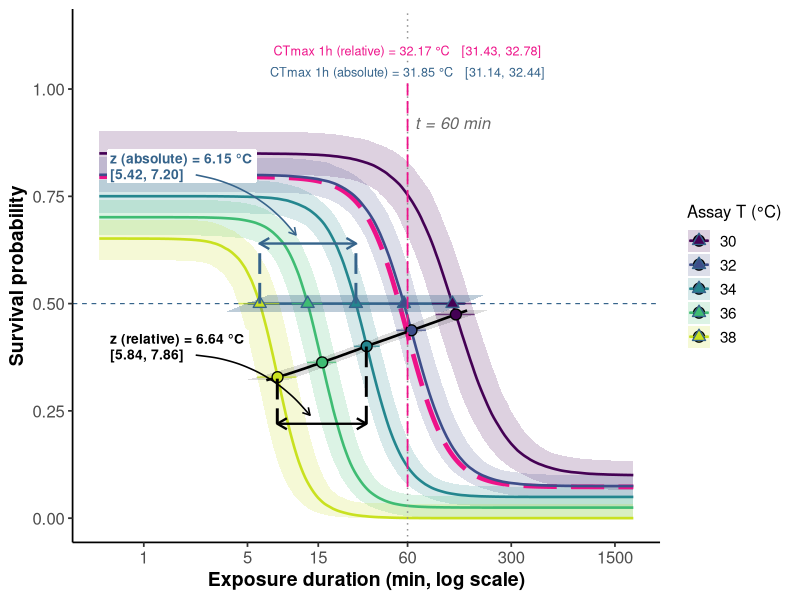

Source code (R):
## ---- chunk 1
library(ggplot2)
library(dplyr)
library(tidyr)
library(scales)

set.seed(20260517)

# ============================================================================
# Idealised joint-4PL parameters for the teaching figure. Chosen so the
# curves are biologically expressive but the LT50 (relative midpoint) is
# always well above the lower asymptote.
#
# `up`  varies with T: 0.85 at the cold end → 0.65 at the hot end.
#       Kept ≥ 0.65 throughout so the per-curve midpoint never drops
#       below ~0.35 — keeps LT50 above the lower asymptote even at the
#       hottest assay.
# `low` constant at 0.05 (background mortality with all individuals
#       eventually dying).
# `k`   varies with T: 6 at cold end → 10 at hot end (curves get sharper
#       as it gets hotter, a common biological pattern).
# `mid` linear in T with slope −0.15 → relative z = 6.67 °C.
# ============================================================================
T_bar    <- 34
ell_0    <- 0.05    # low at T_bar
ell_beta1 <- -0.0125  # low slope per °C → 0.10 at T=30, 0.00 at T=38
u_0      <- 0.75    # up at T_bar
u_beta1  <- -0.025  # up changes -0.025 per °C → 0.85 at T=30, 0.65 at T=38
k_0      <- 8       # k at T_bar
k_beta1  <- 0.5     # k changes +0.5 per °C → 6 at T=30, 10 at T=38
beta0    <- 1.5     # mid at T_bar (log10 minutes)
beta1    <- -0.15   # mid slope per °C → relative z = 6.67

z_true       <- -1 / beta1                                # 6.667 °C
log10_t_ref  <- log10(60)                                 # 1.778
CTmax_1h_rel <- T_bar + (log10_t_ref - beta0) / beta1     # 32.18 °C

temperatures <- c(30, 32, 34, 36, 38)

# ============================================================================
# Fake posterior draws — multivariate normal around the central parameter
# values, with SDs picked so the resulting uncertainty bands look like the
# Bayesian posterior of a comfortable fit. Used for illustration only.
# ============================================================================
ndraws <- 1000
post <- tibble(
  ell0_d    = pmin(pmax(rnorm(ndraws, ell_0,    0.012), 0.001), 0.49),
  eb1_d     = rnorm(ndraws, ell_beta1, 0.003),
  u0_d      = pmin(pmax(rnorm(ndraws, u_0,   0.020), 0.51 ), 0.999),
  ub1_d     = rnorm(ndraws, u_beta1, 0.004),
  k0_d      = exp(rnorm(ndraws, log(k_0), 0.045)),
  kb1_d     = rnorm(ndraws, k_beta1, 0.08),
  beta0_d   = rnorm(ndraws, beta0,   0.045),
  beta1_d   = rnorm(ndraws, beta1,   0.012)
)

# Vectorised helpers — every 4PL sub-parameter is now T-varying.
low_at <- function(T) pmax(post$ell0_d + post$eb1_d  * (T - T_bar), 0)
up_at  <- function(T) post$u0_d   + post$ub1_d  * (T - T_bar)
k_at   <- function(T) post$k0_d   + post$kb1_d  * (T - T_bar)
mid_at <- function(T) post$beta0_d + post$beta1_d * (T - T_bar)

# ============================================================================
# Dose-response curves: posterior median + 95% CrI ribbon for each T.
# ============================================================================
log10_t_grid <- seq(-0.3, 3.3, length.out = 250)
curve_post <- expand_grid(temp = temperatures, log10_t = log10_t_grid) |>
  mutate(.row = row_number()) |>
  group_by(.row) |>
  group_modify(~ {
    low_d <- low_at(.x$temp)
    up_d  <- up_at(.x$temp)
    k_d   <- k_at(.x$temp)
    mid_d <- mid_at(.x$temp)
    p_d   <- low_d + (up_d - low_d) / (1 + exp(k_d * (.x$log10_t - mid_d)))
    tibble(p_med = median(p_d),
           p_lo  = quantile(p_d, 0.025, names = FALSE),
           p_hi  = quantile(p_d, 0.975, names = FALSE))
  }) |>
  ungroup() |>
  bind_cols(expand_grid(temp = temperatures, log10_t = log10_t_grid))

# Inflection points at p = (up + low)/2, x = mid(T) — relative t50.
inflections <- tibble(temp = temperatures) |>
  rowwise() |>
  mutate(
    log10_t50_med = median(mid_at(temp)),
    log10_t50_lo  = quantile(mid_at(temp), 0.025, names = FALSE),
    log10_t50_hi  = quantile(mid_at(temp), 0.975, names = FALSE),
    p_inf_med     = median((up_at(temp) + low_at(temp)) / 2),
    p_inf_lo      = quantile((up_at(temp) + low_at(temp)) / 2, 0.025, names = FALSE),
    p_inf_hi      = quantile((up_at(temp) + low_at(temp)) / 2, 0.975, names = FALSE)
  ) |>
  ungroup()

# Absolute t50: where each curve crosses p = 0.5.
#   p = low + (up - low) / (1 + exp(k*(log10_t - mid))) = 0.5
#   → log10_t_abs = mid + (1/k) * log((up - 0.5) / (0.5 - low))
abs_t50_at <- function(T) {
  low_d <- low_at(T)
  up_d  <- up_at(T)
  k_d   <- k_at(T)
  mid_d <- mid_at(T)
  # Guard against numerical edge cases when low ≈ 0.5: clip the
  # denominator from below at 1e-3 (won't trigger here).
  mid_d + (1 / k_d) * log((up_d - 0.5) / pmax(0.5 - low_d, 1e-3))
}
abs_crossings <- tibble(temp = temperatures) |>
  rowwise() |>
  mutate(
    log10_t50_abs_med = median(abs_t50_at(temp)),
    log10_t50_abs_lo  = quantile(abs_t50_at(temp), 0.025, names = FALSE),
    log10_t50_abs_hi  = quantile(abs_t50_at(temp), 0.975, names = FALSE)
  ) |>
  ungroup()

# ============================================================================
# Fitted midpoint trajectory ("secondary slope") — the line in (log10_t, p)
# space that runs through the per-T inflection points, with 95% CrI ribbon
# from the joint posterior.
#
# The line's HORIZONTAL spacing per °C gives relative z directly; the
# vertical drift reflects up(T) shrinking with temperature.
# ============================================================================
temp_grid_line <- seq(min(temperatures) - 0.5, max(temperatures) + 0.5,
                      length.out = 200)
mid_traj <- tibble(temp = temp_grid_line) |>
  rowwise() |>
  mutate(
    log10_t50_med = median(mid_at(temp)),
    log10_t50_lo  = quantile(mid_at(temp), 0.025, names = FALSE),
    log10_t50_hi  = quantile(mid_at(temp), 0.975, names = FALSE),
    p_inf_med     = median((up_at(temp) + low_at(temp)) / 2)
  ) |>
  ungroup()

# Polygon for the CrI ribbon around the trajectory in (log10_t, p) space.
mid_ribbon <- bind_rows(
  mid_traj |> transmute(log10_t = log10_t50_lo, p = p_inf_med),
  mid_traj |> arrange(desc(temp)) |>
              transmute(log10_t = log10_t50_hi, p = p_inf_med)
)

# Absolute t50 trajectory at p = 0.5 (the line through the open triangles).
abs_traj <- tibble(temp = temp_grid_line) |>
  rowwise() |>
  mutate(
    log10_t50_abs_med = median(abs_t50_at(temp)),
    log10_t50_abs_lo  = quantile(abs_t50_at(temp), 0.025, names = FALSE),
    log10_t50_abs_hi  = quantile(abs_t50_at(temp), 0.975, names = FALSE)
  ) |>
  ungroup()
# Visual hack: the absolute trajectory lives at the single horizontal line
# p = 0.5, so a polygon built strictly at p = 0.5 has zero vertical
# extent and never renders. We pad the polygon with a small ± half-height
# (0.02 in probability units) so it shows as a thin band around the
# absolute line. The horizontal width at each T is the true posterior CrI
# on log10_t50_abs at that T.
abs_ribbon_halfheight <- 0.02
abs_ribbon <- bind_rows(
  abs_traj |> transmute(log10_t = log10_t50_abs_lo,
                        p       = 0.5 - abs_ribbon_halfheight),
  abs_traj |> arrange(desc(temp)) |>
              transmute(log10_t = log10_t50_abs_hi,
                        p       = 0.5 + abs_ribbon_halfheight)
)

# CTmax_1h_rel posterior (where mid(T) = log10(60)).
ctmax_post <- T_bar + (log10_t_ref - post$beta0_d) / post$beta1_d
ctmax_med  <- median(ctmax_post)
ctmax_lo   <- quantile(ctmax_post, 0.025, names = FALSE)
ctmax_hi   <- quantile(ctmax_post, 0.975, names = FALSE)

# CTmax_1h_abs posterior: solve abs_t50_at(T) = log10(60) for T per draw.
# Closed form via linear approximation around the design grid is messy;
# numerically solve per draw using uniroot on a wide T grid is overkill
# for a synthetic posterior. Approximate by fitting a per-draw OLS line
# to (T_grid, abs_t50) and inverting — this is exactly what the truth
# function does in the real simulation driver.
T_grid_inv <- temperatures
abs_per_draw <- vapply(seq_len(ndraws), function(i) {
  abs_vals <- sapply(T_grid_inv, function(T) {
    mid_i <- post$beta0_d[i] + post$beta1_d[i] * (T - T_bar)
    up_i  <- post$u0_d[i]    + post$ub1_d[i]   * (T - T_bar)
    k_i   <- post$k0_d[i]    + post$kb1_d[i]   * (T - T_bar)
    low_i <- pmax(post$ell0_d[i] + post$eb1_d[i] * (T - T_bar), 0)
    mid_i + (1 / k_i) * log((up_i - 0.5) / pmax(0.5 - low_i, 1e-3))
  })
  fit <- stats::lm(abs_vals ~ T_grid_inv)
  co  <- stats::coef(fit)
  (log10_t_ref - co[[1]]) / co[[2]]
}, numeric(1))
ctmax_abs_med <- median(abs_per_draw)
ctmax_abs_lo  <- quantile(abs_per_draw, 0.025, names = FALSE)
ctmax_abs_hi  <- quantile(abs_per_draw, 0.975, names = FALSE)

# z relative (from mid slope alone).
z_post <- -1 / post$beta1_d
z_med  <- median(z_post)
z_lo   <- quantile(z_post, 0.025, names = FALSE)
z_hi   <- quantile(z_post, 0.975, names = FALSE)

# z absolute (from the per-draw OLS slope of abs_t50 on T).
z_abs_per_draw <- vapply(seq_len(ndraws), function(i) {
  abs_vals <- sapply(T_grid_inv, function(T) {
    mid_i <- post$beta0_d[i] + post$beta1_d[i] * (T - T_bar)
    up_i  <- post$u0_d[i]    + post$ub1_d[i]   * (T - T_bar)
    k_i   <- post$k0_d[i]    + post$kb1_d[i]   * (T - T_bar)
    low_i <- pmax(post$ell0_d[i] + post$eb1_d[i] * (T - T_bar), 0)
    mid_i + (1 / k_i) * log((up_i - 0.5) / pmax(0.5 - low_i, 1e-3))
  })
  fit <- stats::lm(abs_vals ~ T_grid_inv)
  -1 / stats::coef(fit)[[2]]
}, numeric(1))
z_abs_med <- median(z_abs_per_draw)
z_abs_lo  <- quantile(z_abs_per_draw, 0.025, names = FALSE)
z_abs_hi  <- quantile(z_abs_per_draw, 0.975, names = FALSE)

# Ghost dose-response at CTmax_1h_rel (posterior median): by construction
# its inflection sits on the vertical 60-min reference.
ghost_low <- pmax(ell_0 + ell_beta1 * (ctmax_med - T_bar), 0)
ghost_up  <- u_0 + u_beta1 * (ctmax_med - T_bar)
ghost_k   <- k_0 + k_beta1 * (ctmax_med - T_bar)
ghost_mid <- beta0 + beta1 * (ctmax_med - T_bar)
ghost_p <- tibble(log10_t = log10_t_grid) |>
  mutate(p = ghost_low +
            (ghost_up - ghost_low) /
              (1 + exp(ghost_k * (log10_t - ghost_mid))))

# z bracket anchors — span point 3 (T = 34) to point 5 (T = 38). Same
# slope as any other pair (mid(T) is straight), but anchoring on the
# hotter end keeps the brackets in the busier mid–right area of the
# figure rather than crowding the cool plateaus on the left.
T_lo  <- 34; T_hi <- 38
mid_lo <- beta0 + beta1 * (T_lo - T_bar)
mid_hi <- beta0 + beta1 * (T_hi - T_bar)

# Palette: viridis ordered by temperature.
pal <- viridisLite::viridis(length(temperatures), end = 0.92)

theme_proj <- theme_classic(base_size = 13) +
  theme(
    legend.position = "right",
    axis.title      = element_text(size = 14, face = "bold"),
    axis.text       = element_text(size = 12),
    legend.title    = element_text(size = 12),
    legend.text     = element_text(size = 11)
  )

# ============================================================================
# Single-panel figure.
# ============================================================================
p <- ggplot() +
  # Posterior 95% CrI ribbons around each dose-response curve.
  geom_ribbon(data = curve_post,
              aes(x = log10_t, ymin = p_lo, ymax = p_hi,
                  fill = factor(temp)),
              alpha = 0.18, colour = NA) +
  # Ghost dose-response curve at CTmax_1h_rel. Made distinct from the
  # T = 32 °C assay curve via heavier weight + long-dash style + a
  # contrasting orange-red hue (away from both viridis purple and a
  # standard "red" that blends with the low-T curve).
  geom_line(data = ghost_p, aes(log10_t, p),
            colour = "deeppink2", linewidth = 1.6, linetype = "longdash") +
  # Posterior median dose-response curves.
  geom_line(data = curve_post,
            aes(log10_t, p_med, colour = factor(temp), group = temp),
            linewidth = 0.9) +
  # Horizontal reference at p = 0.5 (the absolute-LT50 threshold).
  geom_hline(yintercept = 0.5, colour = "steelblue4",
             linetype = "dashed", linewidth = 0.4) +
  # Vertical reference at t = 60 min.
  geom_vline(xintercept = log10_t_ref, colour = "grey55",
             linetype = "dotted") +
  # Relative-t50 trajectory: black line through the inflection points.
  geom_polygon(data = mid_ribbon, aes(log10_t, p),
               fill = "black", alpha = 0.13) +
  geom_line(data = mid_traj,
            aes(log10_t50_med, p_inf_med),
            linewidth = 0.9, colour = "black") +
  # Absolute-t50 trajectory: steel-blue line through the p = 0.5 crossings,
  # with a faint band along the line marking the 95% CrI on log10_t at
  # each temperature. The band is given a small visual height (set above
  # by abs_ribbon_halfheight) so it renders; the horizontal width at any
  # point is the true posterior CrI.
  geom_polygon(data = abs_ribbon, aes(log10_t, p),
               fill = "steelblue4", alpha = 0.32) +
  geom_line(data = abs_traj,
            aes(log10_t50_abs_med, 0.5),
            linewidth = 0.9, colour = "steelblue4") +
  # Inflection-point dots (relative t50): filled circles.
  geom_errorbarh(data = inflections,
                 aes(y = p_inf_med, xmin = log10_t50_lo, xmax = log10_t50_hi,
                     colour = factor(temp)),
                 height = 0, linewidth = 0.5, alpha = 0.7) +
  geom_point(data = inflections,
             aes(x = log10_t50_med, y = p_inf_med, fill = factor(temp)),
             shape = 21, size = 3.2, stroke = 0.7, colour = "black") +
  # p = 0.5 crossings (absolute t50): open triangles, colored by T.
  geom_errorbarh(data = abs_crossings,
                 aes(y = 0.5,
                     xmin = log10_t50_abs_lo, xmax = log10_t50_abs_hi,
                     colour = factor(temp)),
                 height = 0, linewidth = 0.5, alpha = 0.7) +
  geom_point(data = abs_crossings,
             aes(x = log10_t50_abs_med, y = 0.5, fill = factor(temp)),
             shape = 24, size = 2.8, stroke = 0.7, colour = "steelblue4") +
  # ---- Relative-z bracket between two adjacent inflection dots ----------
  # Y-position of the inflection at each anchor T.
  # rel: bracket sits just below the inflections.
  annotate("segment",
           x = mid_lo, xend = mid_lo,
           y = ((u_0 + u_beta1 * (T_lo - T_bar)) +
                pmax(ell_0 + ell_beta1 * (T_lo - T_bar), 0)) / 2,
           yend = 0.22,
           colour = "black", linetype = "longdash", linewidth = 1.0) +
  annotate("segment",
           x = mid_hi, xend = mid_hi,
           y = ((u_0 + u_beta1 * (T_hi - T_bar)) +
                pmax(ell_0 + ell_beta1 * (T_hi - T_bar), 0)) / 2,
           yend = 0.22,
           colour = "black", linetype = "longdash", linewidth = 1.0) +
  annotate("segment",
           x = mid_hi, xend = mid_lo, y = 0.22, yend = 0.22,
           arrow = arrow(ends = "both", length = unit(0.11, "in")),
           colour = "black", linewidth = 0.8) +
  # ---- Absolute-z bracket between two adjacent p=0.5 crossings ----------
  # abs: bracket flipped ABOVE the p=0.5 line — vertical guides from
  # the triangles go UP to a bracket at y = 0.64, keeping the absolute-z
  # apparatus in the upper half of the plot and the relative-z apparatus
  # in the lower half (clean separation).
  annotate("segment",
           x = abs_crossings$log10_t50_abs_med[abs_crossings$temp == T_lo],
           xend = abs_crossings$log10_t50_abs_med[abs_crossings$temp == T_lo],
           y = 0.5, yend = 0.64,
           colour = "steelblue4", linetype = "longdash", linewidth = 1.0) +
  annotate("segment",
           x = abs_crossings$log10_t50_abs_med[abs_crossings$temp == T_hi],
           xend = abs_crossings$log10_t50_abs_med[abs_crossings$temp == T_hi],
           y = 0.5, yend = 0.64,
           colour = "steelblue4", linetype = "longdash", linewidth = 1.0) +
  annotate("segment",
           x = abs_crossings$log10_t50_abs_med[abs_crossings$temp == T_hi],
           xend = abs_crossings$log10_t50_abs_med[abs_crossings$temp == T_lo],
           y = 0.64, yend = 0.64,
           arrow = arrow(ends = "both", length = unit(0.11, "in")),
           colour = "steelblue4", linewidth = 0.8) +
  # ---- z labels: absolute on top (pointing down to its bracket above
  # the p=0.5 line), relative below (pointing down to its bracket near
  # the bottom). Two labels and two arrows, both flowing top-to-bottom.
  annotate("label", x = -0.25, y = 0.82,
           label = sprintf("z (absolute) = %.2f °C\n[%.2f, %.2f]",
                           z_abs_med, z_abs_lo, z_abs_hi),
           hjust = 0, colour = "steelblue4", size = 3.5, fontface = "bold",
           fill = "white", label.size = 0, lineheight = 0.95) +
  annotate("curve",
           x = 0.35,
           xend = (
             abs_crossings$log10_t50_abs_med[abs_crossings$temp == T_hi] +
             abs_crossings$log10_t50_abs_med[abs_crossings$temp == T_lo]) / 2 - 0.08,
           y = 0.80, yend = 0.66,
           curvature = -0.20, colour = "steelblue4", linewidth = 0.55,
           arrow = arrow(length = unit(0.08, "in"))) +
  annotate("label", x = -0.25, y = 0.40,
           label = sprintf("z (relative) = %.2f °C\n[%.2f, %.2f]",
                           z_med, z_lo, z_hi),
           hjust = 0, colour = "black", size = 3.5, fontface = "bold",
           fill = "white", label.size = 0, lineheight = 0.95) +
  annotate("curve",
           x = 0.35, xend = (mid_lo + mid_hi) / 2 - 0.08,
           y = 0.38, yend = 0.24,
           curvature = -0.22, colour = "black", linewidth = 0.55,
           arrow = arrow(length = unit(0.08, "in"))) +
  # ---- CTmax labels: both at top ----------------------------------------
  annotate("segment",
           x = log10_t_ref, xend = log10_t_ref,
           y = ghost_low, yend = 1.02,
           colour = "deeppink2", linetype = "longdash", linewidth = 0.6) +
  annotate("label", x = log10_t_ref, y = 1.09,
           label = sprintf("CTmax 1h (relative) = %.2f °C   [%.2f, %.2f]",
                           ctmax_med, ctmax_lo, ctmax_hi),
           colour = "deeppink2", size = 3.2,
           fill = "white", label.size = 0) +
  annotate("label", x = log10_t_ref, y = 1.04,
           label = sprintf("CTmax 1h (absolute) = %.2f °C   [%.2f, %.2f]",
                           ctmax_abs_med, ctmax_abs_lo, ctmax_abs_hi),
           colour = "steelblue4", size = 3.2,
           fill = "white", label.size = 0) +
  annotate("text", x = log10_t_ref + 0.05, y = 0.92,
           label = "t = 60 min", hjust = 0, colour = "grey40",
           size  = 4.2, fontface = "italic") +
  scale_colour_manual(values = pal, name = "Assay T (°C)",
                      aesthetics = c("colour", "fill")) +
  scale_x_continuous(
    breaks = log10(c(1, 5, 15, 60, 300, 1500)),
    labels = c("1", "5", "15", "60", "300", "1500")
  ) +
  scale_y_continuous(limits = c(0, 1.13), breaks = c(0, 0.25, 0.5, 0.75, 1)) +
  labs(title    = NULL,
       subtitle = NULL,
       x        = "Exposure duration (min, log scale)",
       y        = "Survival probability") +
  theme_proj
## ---- chunk 2
#| label: fig-derivation
#| fig-width: 8.5
#| fig-height: 6
#| fig-cap: "Conceptual figure showing how the joint Bayesian 4PL model delivers both relative $z$ and relative $CT_{max,1h}$ from a single dose–response fit. Colored curves are joint-model posterior medians of survival probability at five assay temperatures (30–38 °C; viridis order). Asymptote `low` is constant at 0.05; `up` decreases linearly with T from 0.85 (at 30 °C) to 0.65 (at 38 °C); `k` increases with T from 6 to 10. Shaded bands are pointwise 95% credible intervals. Filled circles mark each curve's inflection — the joint-model `mid(T)`, i.e. the relative LT50 — with horizontal whiskers showing its 95% CrI. The black line through the inflections is the joint posterior's `mid(T) = β₀ + β₁(T − T̄)` regression (the 'secondary slope'); its horizontal spacing per °C is the relative TDT slope, giving $z = -1/\\beta_1$ directly. The red dashed curve is a ghost dose–response at exactly $T = CT_{max,1h}^{\\text{rel}}$, whose inflection sits on the 60-min reference by construction. Both summaries (`z`, `CTmax_1h`) and their 95% CrIs are projections of one joint posterior — uncertainty is propagated through the fit rather than ignored between stages."

p
